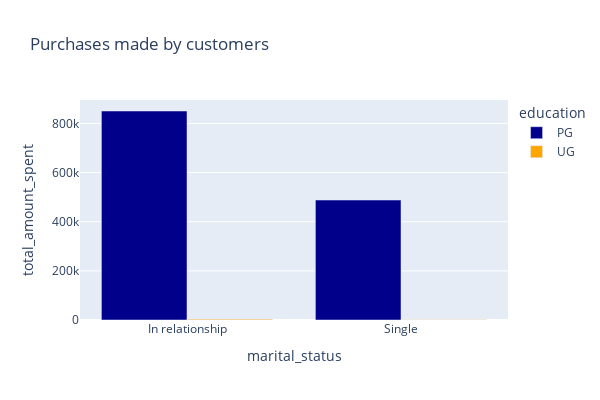

The code cell stored with this chart in its notebook:
### Code cell
df_marital_edu_value = df.groupby(['marital_status', 'education'])['total_amount_spent'].sum().to_frame().reset_index()

viz_group(df_marital_edu_value, 'marital_status', 'total_amount_spent',  'education', 'Purchases made by customers')

### Figure 1 — Plotly figure (JSON) as saved in the notebook; plotly's stock layout.template omitted (floating-point values rounded to 4 significant figures)
{"data": [{"alignmentgroup": "True", "hovertemplate": "education=PG<br>marital_status=%{x}<br>total_amount_spent=%{y}<extra></extra>", "legendgroup": "PG", "marker": {"color": "darkblue", "pattern": {"shape": ""}}, "name": "PG", "offsetgroup": "PG", "orientation": "v", "showlegend": true, "textposition": "auto", "type": "bar", "x": ["In relationship", "Single"], "xaxis": "x", "y": [850592, 488268], "yaxis": "y"}, {"alignmentgroup": "True", "hovertemplate": "education=UG<br>marital_status=%{x}<br>total_amount_spent=%{y}<extra></extra>", "legendgroup": "UG", "marker": {"color": "orange", "pattern": {"shape": ""}}, "name": "UG", "offsetgroup": "UG", "orientation": "v", "showlegend": true, "textposition": "auto", "type": "bar", "x": ["In relationship", "Single"], "xaxis": "x", "y": [3247, 1170], "yaxis": "y"}], "layout": {"barmode": "group", "height": 400, "legend": {"title": {"text": "education"}, "tracegroupgap": 0}, "title": {"text": "Purchases made by customers"}, "width": 600, "xaxis": {"anchor": "y", "domain": [0, 1], "title": {"text": "marital_status"}}, "yaxis": {"anchor": "x", "domain": [0, 1], "title": {"text": "total_amount_spent"}}}}
